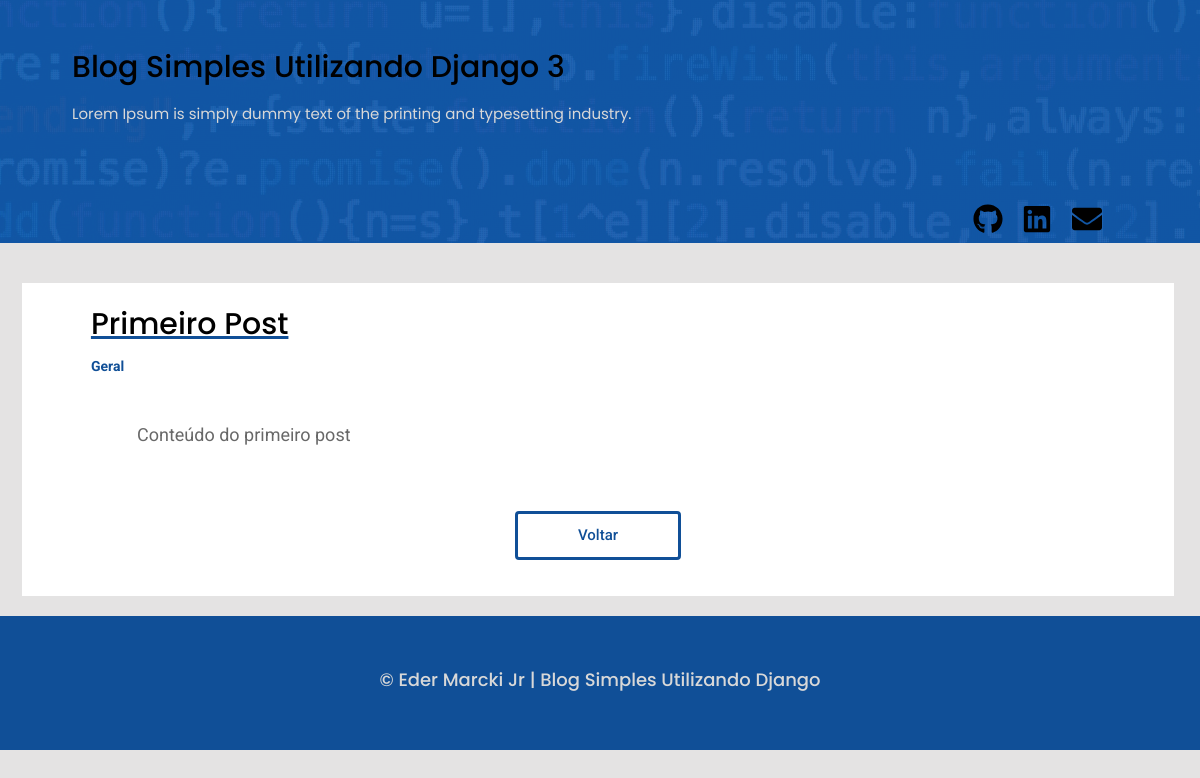
The app's page /post/1/ with its own data.
### website/models.py (models this page shows, shortened)
class Post(models.Model):
    title = models.CharField(max_length=100)
    sub_title = models.CharField(max_length=200)
    content = models.TextField()
    categories = models.CharField(
        max_length = 2,
        choices = Categorias.choices,
        default= Categorias.GR
    )
    deleted = models.BooleanField(default=False)
    image = models.ImageField(upload_to='posts', null=True, blank=True)
    def get_category_label(self):
        return self.get_categories_display()

### website/views.py (the view)
# urls.py: path('post/<int:id>/', post_detail, name='post_detail'),
def post_detail(request, id):
    post = Post.objects.get(id=id)
    return render(request, 'post_detail.html', {'post': post})

### website/templates/post_detail.html (shortened to what this page needs)
{%load static%}
<!DOCTYPE html>
<html lang="pt-br">
	<head>
	    <link rel="stylesheet" href="{% static 'assets/css/main.css' %}" />
        <link rel="stylesheet" href="{% static 'assets/css/posts.css' %} " />
	</head>
	<body>
        <header style="background-image: url('{% static 'images/pexels-markus-spiske-header.jpg' %}')">
            <div class='color-overlay'></div>
            <h1>Blog Simples Utilizando Django 3</h1>
            <span id='subtitle'>Lorem Ipsum is simply dummy text of the
                printing and typesetting industry.</span>
            <div class='contact'>
                <a href="https://github.com/edermarcki" target="_blank"><img width='30' height="30" src="{% static 'images/github-brands.svg' %}"  alt='github.com/edermarcki'></a>
                <a href="https://www.linkedin.com/in/eder-aparecido-marcki-j%C3%BAnior-b31b6a210/" target="_blank"><img width='30' height="30" src="{% static 'images/linkedin-brands.svg' %}" alt='https://www.linkedin.com/in/eder-aparecido-marcki-j%C3%BAnior-b31b6a210'></a>
                <a href="mailto:edermarcki@live.com"><img width='30' height="30" src="{% static 'images/envelope-solid.svg' %}" alt='edermarcki@live.com'></a>
            </div>
        </header>
        <div class='main-content'>
        <div id='post_completo'>
                <h1 class='post-title'>{{post.title}}</h1>
                <span class='cat'><b>{{ post.get_category_label }}</span></b>
                <div class='content'>
                    <span id='post-content'>{{post.content|linebreaks}}</span>
                </div>
                <a href="{% url 'blog'%}"><div class='btn'>Voltar</div></a>
        </div>
    </div>
        <footer>
            <h4>© Eder Marcki Jr | Blog Simples Utilizando Django</h4>
        </footer>
	</body>
</html>

### website/static/assets/css/main.css (style rules this page uses)
html { line-height: 1.15; -webkit-text-size-adjust: 100%; scroll-behavior: smooth; }
body { margin: 0; background-color:rgb(228, 227, 227); font-family: 'Roboto', sans-serif; font-size: 15px; }
.main-content { width:98%; margin-top:10px; margin-bottom:10px; padding:10px; min-width: 960px; }
a:-webkit-any-link { text-decoration: none; }
header { width:100%; height:28vh; height: 100%; padding-top:30px; padding-bottom:15vh; background-size: cover; background-position: center center; position:relative; }
.color-overlay { width: 100%; height: 100%; top: 0; background-color: rgb(17, 91, 175); opacity: 0.92; position: absolute; }
h1 { padding-left: 6%; padding-bottom:0%; position: relative; z-index: 1; font-family: 'Poppins', sans-serif; font-weight: 500; }
#subtitle { padding-left:6%; color:#d8d8d8; position: relative; z-index: 1; font-family: 'Poppins', sans-serif; }
.contact { position: absolute; float: right; margin-right:7%; display: block; bottom: 0; right: 0; padding-bottom: 5px; }
.contact img { margin-right: 1.5vh; position: relative; padding: 0 2px; transform: translateY(0); opacity: 1; }
.post-title { font-size: 30px; text-decoration: underline rgb(16, 79, 151); margin-bottom: 2vh; }
.post-title:first-child { padding-top: 3vh; }
#post-content { font-size: 18px; color: #686868; margin-bottom: 2vh; }
.btn { width: 12vh; height: auto; margin: 1.5vh auto; margin-top: 2vh; padding: 1.6vh 4vh; display: inline-block; margin-left: 50%; transform: translateX(-50%); text-align:center; text-decoration: none; color:rgb(16, 79, 151); background-color:rgb(255, 255, 255) ; border:3px solid rgb(16, 79, 151); border-radius: 4px; user-select: none; cursor: pointer; font-weight: 500; }
footer { width:100%; height:13vh; padding-top:30px; background-color: rgb(16, 79, 151); }
footer h4 { font-size: 18px; color:#d8d8d8; text-align:center; font-family: 'Poppins', sans-serif; font-weight: 500; }

### website/static/assets/css/posts.css (style rules this page uses)
#post_completo { background-color: #fff; width: 98%; height: auto; margin: 0 auto; padding-bottom: 3vh; }
.cat { font-size: 14px; color: rgb(16, 79, 151); margin-left: 6%; }
.content { width: 80%; height: auto; margin: 0 auto; padding: 4vh 0; }
#post-content { margin-bottom: 3vh; }

### records on screen
Post: title "Primeiro Post", get_category_label "Geral", content "Conteúdo do primeiro post"
